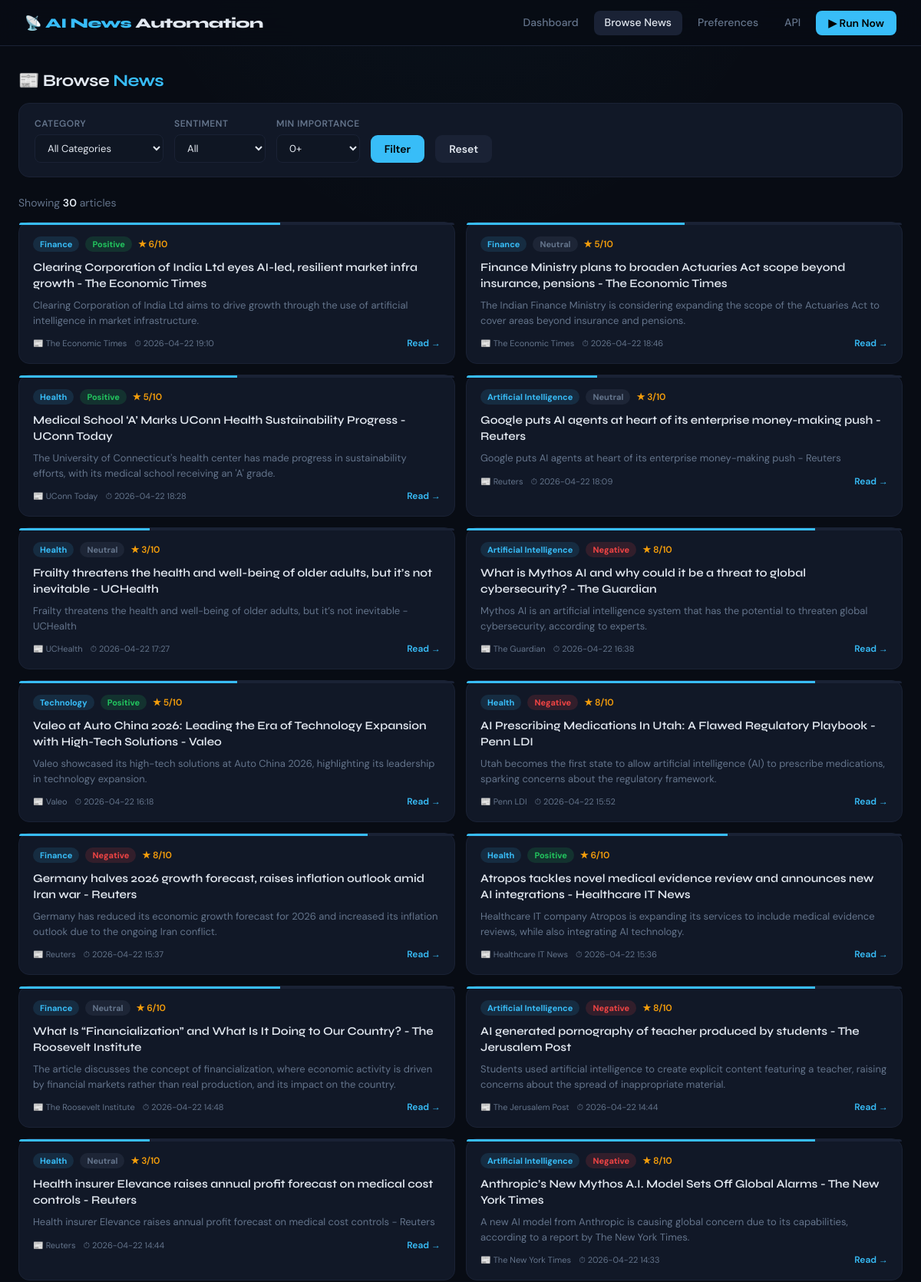
Page /news (upper part) on the committed database.
### tables this page shows
CREATE TABLE articles (
            id            INTEGER PRIMARY KEY AUTOINCREMENT,
            guid          TEXT UNIQUE,
            title         TEXT,
            link          TEXT,
            category      TEXT,
            source        TEXT,
            published_at  TEXT,
            fetched_at    TEXT DEFAULT (datetime('now')),
            summary       TEXT,
            sentiment     TEXT,
            importance    INTEGER DEFAULT 0,
            sent_email    INTEGER DEFAULT 0,
            sent_telegram INTEGER DEFAULT 0
        );

### dashboard/app.py (the view)
@app.route("/news")
def news():
    category   = request.args.get("category", "")
    sentiment  = request.args.get("sentiment", "")
    min_score  = int(request.args.get("min_score", 0))
    limit      = int(request.args.get("limit", 30))
    articles = get_articles(
        category=category or None,
        sentiment=sentiment or None,
        min_importance=min_score,
        limit=limit,
    )
    cats = list(CATEGORIES.keys())
    return render_template("news.html",
        articles=articles,
        categories=cats,
        selected_cat=category,
        selected_sent=sentiment,
        min_score=min_score,
    )

### database/db.py (called while the page is built)
def get_conn():
    os.makedirs(os.path.dirname(DB_PATH), exist_ok=True)
    conn = sqlite3.connect(DB_PATH)
    conn.row_factory = sqlite3.Row
    return conn

def get_articles(category=None, sentiment=None, min_importance=0, limit=50):
    conn = get_conn()
    query  = "SELECT * FROM articles WHERE importance >= ?"
    params = [min_importance]
    if category:
        query  += " AND category=?"
        params.append(category)
    if sentiment:
        query  += " AND sentiment=?"
        params.append(sentiment)
    query += " ORDER BY published_at DESC LIMIT ?"
    params.append(limit)
    rows = conn.execute(query, params).fetchall()
    conn.close()
    return [dict(r) for r in rows]

### dashboard/templates/news.html (shortened to what this page needs)
{% extends "base.html" %}
{% block content %}
<div class="page">
  <div class="section-title">📰 Browse <span>News</span></div>
  <form class="filters" method="GET" action="/news">
    <div class="filter-group">
      <label>Category</label>
      <select name="category">
        <option value="">All Categories</option>
      </select>
    </div>
    <div class="filter-group">
      <label>Sentiment</label>
      <select name="sentiment">
        <option value="">All</option>
      </select>
    </div>
    <div class="filter-group">
      <label>Min Importance</label>
      <select name="min_score">
        {% for s in [0,3,5,7,9] %}
        <option value="{{ s }}" {% if min_score==s %}selected{% endif %}>{{ s }}+</option>
        {% endfor %}
      </select>
    </div>
    <button type="submit" class="btn btn-primary">Filter</button>
    <a href="/news" class="btn btn-ghost">Reset</a>
  </form>
  <div class="results-bar">
    <span class="results-count">Showing <span>{{ articles|length }}</span> articles</span>
  </div>
  <div class="articles-grid">
    {% for a in articles %}
    {% set sent_color = {'Positive': 'var(--green)', 'Negative': 'var(--red)', 'Neutral': 'var(--muted)'}[a.sentiment] | default('var(--muted)') %}
    {% set sent_class = {'Positive': 'badge-pos', 'Negative': 'badge-neg', 'Neutral': 'badge-neu'}[a.sentiment] | default('badge-neu') %}
    <div class="article-card">
      <div class="importance-bar">
        <div class="importance-fill" style="width:{{ a.importance * 10 }}%"></div>
      </div>
      <div class="article-header">
        <span class="badge badge-cat">{{ a.category }}</span>
        <span class="badge {{ sent_class }}">{{ a.sentiment }}</span>
        <span class="score">★ {{ a.importance }}/10</span>
      </div>
      <a href="{{ a.link }}" target="_blank" class="article-title">{{ a.title }}</a>
      <p class="article-summary">{{ a.summary }}</p>
      <div class="article-footer">
        <div class="article-meta">
          <span>📰 {{ a.source }}</span>
          <span>⏱ {{ a.published_at[:16].replace('T',' ') if a.published_at else '' }}</span>
        </div>
        <a href="{{ a.link }}" target="_blank" style="color:var(--accent);font-size:12px;font-weight:600;text-decoration:none;">Read →</a>
      </div>
    </div>
    {% else %}
    <div class="empty-state">
      <div class="icon">📭</div>
      <p>No articles found for these filters.</p>
      <p style="margin-top:8px;font-size:13px;">Try running the pipeline first using <strong>▶ Run Now</strong></p>
    </div>
    {% endfor %}
  </div>
</div>
{% endblock %}

### dashboard/templates/base.html (style rules this page uses)
:root { --bg: #080c14; --surface: #0f1623; --border: #1a2235; --card: #111827; --card-h: #161f31; --text: #e2e8f0; --muted: #64748b; --accent: #38bdf8; --accent2: #818cf8; --green: #22c55e; --red: #ef4444; --yellow: #f59e0b; --font-h: 'Syne', sans-serif; --font-b: 'DM Sans', sans-serif; }
*, *::before, *::after { box-sizing: border-box; margin: 0; padding: 0; }
html { scroll-behavior: smooth; }
body { background: var(--bg); color: var(--text); font-family: var(--font-b); min-height: 100vh; background-image: radial-gradient(ellipse 80% 50% at 50% -20%, rgba(56,189,248,0.07) 0%, transparent 60%), radial-gradient(ellipse 40% 30% at 80% 80%, rgba(129,140,248,0.05) 0%, transparent 50%); }
.page { max-width: 1200px; margin: 0 auto; padding: 32px 24px; }
.badge { display: inline-block; font-size: 11px; font-weight: 700; padding: 3px 9px; border-radius: 20px; }
.badge-pos { background: rgba(34,197,94,0.15); color: var(--green); }
.badge-neg { background: rgba(239,68,68,0.15); color: var(--red); }
.badge-neu { background: rgba(100,116,139,0.15); color: var(--muted); }
.badge-cat { background: rgba(56,189,248,0.12); color: var(--accent); }
.score { color: var(--yellow); font-size: 12px; font-weight: 600; }
.btn { display: inline-flex; align-items: center; gap: 6px; padding: 9px 18px; border-radius: 9px; font-size: 14px; font-weight: 600; border: none; cursor: pointer; transition: all 0.2s; font-family: var(--font-b); text-decoration: none; }
.btn-primary { background: var(--accent); color: #000; }
.btn-ghost { background: var(--border); color: var(--text); }
select, input[type=range], input[type=number] { background: var(--surface); border: 1px solid var(--border); color: var(--text); border-radius: 8px; padding: 8px 12px; font-family: var(--font-b); font-size: 13px; outline: none; transition: border-color 0.2s; }
.section-title { font-family: var(--font-h); font-weight: 700; font-size: 22px; margin-bottom: 16px; letter-spacing: -0.5px; }
.section-title span { color: var(--accent); }

### dashboard/templates/news.html (style rules this page uses)
.filters { background: var(--card); border: 1px solid var(--border); border-radius: 14px; padding: 18px 20px; margin-bottom: 24px; display: flex; gap: 14px; align-items: flex-end; flex-wrap: wrap; }
.filter-group { display: flex; flex-direction: column; gap: 6px; }
.filter-group label { font-size: 12px; font-weight: 600; color: var(--muted); text-transform: uppercase; letter-spacing: 0.5px; }
.articles-grid { display: grid; grid-template-columns: repeat(2, 1fr); gap: 14px; }
.article-card { background: var(--card); border: 1px solid var(--border); border-radius: 14px; padding: 18px; transition: all 0.2s; position: relative; }
.article-header { display: flex; align-items: center; gap: 8px; margin-bottom: 10px; }
.article-title { font-family: var(--font-h); font-weight: 600; font-size: 15px; line-height: 1.4; color: var(--text); text-decoration: none; display: block; margin-bottom: 8px; }
.article-summary { color: var(--muted); font-size: 13px; line-height: 1.5; margin-bottom: 12px; }
.article-footer { display: flex; align-items: center; justify-content: space-between; }
.article-meta { color: var(--muted); font-size: 11px; display: flex; align-items: center; gap: 10px; }
.importance-bar { position: absolute; top: 0; left: 0; right: 0; height: 3px; border-radius: 14px 14px 0 0; background: var(--border); overflow: hidden; }
.importance-fill { height: 100%; background: var(--accent); }
.results-bar { display: flex; justify-content: space-between; align-items: center; margin-bottom: 16px; font-size: 14px; }
.results-count { color: var(--muted); }
.results-count span { color: var(--text); font-weight: 600; }

### rows in the picture
articles: category "Finance", sentiment "Positive", importance "6", title "Clearing Corporation of India Ltd eyes AI-led, resilient market infra growth - The Economic Times", summary "Clearing Corporation of India Ltd aims to drive growth through the use of artificial intelligence in market infrastructure.", source "The Economic Times", published_at "2026-04-22 19:10"
articles: category "Finance", sentiment "Neutral", importance "5", title "Finance Ministry plans to broaden Actuaries Act scope beyond insurance, pensions - The Economic Times", summary "The Indian Finance Ministry is considering expanding the scope of the Actuaries Act to cover areas beyond insurance and pensions.", source "The Economic Times", published_at "2026-04-22 18:46"
articles: category "Health", sentiment "Positive", importance "5", title "Medical School ‘A’ Marks UConn Health Sustainability Progress - UConn Today", summary "The University of Connecticut's health center has made progress in sustainability efforts, with its medical school receiving an 'A' grade.", source "UConn Today", published_at "2026-04-22 18:28"
articles: category "Artificial Intelligence", sentiment "Neutral", importance "3", title "Google puts AI agents at heart of its enterprise money-making push - Reuters", summary "Google puts AI agents at heart of its enterprise money-making push - Reuters", source "Reuters", published_at "2026-04-22 18:09"
articles: category "Health", sentiment "Neutral", importance "3", title "Frailty threatens the health and well-being of older adults, but it’s not inevitable - UCHealth", summary "Frailty threatens the health and well-being of older adults, but it’s not inevitable - UCHealth", source "UCHealth", published_at "2026-04-22 17:27"
articles: category "Artificial Intelligence", sentiment "Negative", importance "8", title "What is Mythos AI and why could it be a threat to global cybersecurity? - The Guardian", summary "Mythos AI is an artificial intelligence system that has the potential to threaten global cybersecurity, according to experts.", source "The Guardian", published_at "2026-04-22 16:38"
articles: category "Technology", sentiment "Positive", importance "5", title "Valeo at Auto China 2026: Leading the Era of Technology Expansion with High-Tech Solutions - Valeo", summary "Valeo showcased its high-tech solutions at Auto China 2026, highlighting its leadership in technology expansion.", source "Valeo", published_at "2026-04-22 16:18"
articles: category "Health", sentiment "Negative", importance "8", title "AI Prescribing Medications In Utah: A Flawed Regulatory Playbook - Penn LDI", summary "Utah becomes the first state to allow artificial intelligence (AI) to prescribe medications, sparking concerns about the regulatory framework.", source "Penn LDI", published_at "2026-04-22 15:52"
articles: category "Finance", sentiment "Negative", importance "8", title "Germany halves 2026 growth forecast, raises inflation outlook amid Iran war - Reuters", summary "Germany has reduced its economic growth forecast for 2026 and increased its inflation outlook due to the ongoing Iran conflict.", source "Reuters", published_at "2026-04-22 15:37"
articles: category "Health", sentiment "Positive", importance "6", title "Atropos tackles novel medical evidence review and announces new AI integrations - Healthcare IT News", summary "Healthcare IT company Atropos is expanding its services to include medical evidence reviews, while also integrating AI technology.", source "Healthcare IT News", published_at "2026-04-22 15:36"
articles: category "Finance", sentiment "Neutral", importance "6", title "What Is “Financialization” and What Is It Doing to Our Country? - The Roosevelt Institute", summary "The article discusses the concept of financialization, where economic activity is driven by financial markets rather than real production, and its impact on the country.", source "The Roosevelt Institute", published_at "2026-04-22 14:48"
articles: category "Artificial Intelligence", sentiment "Negative", importance "8", title "AI generated pornography of teacher produced by students - The Jerusalem Post", summary "Students used artificial intelligence to create explicit content featuring a teacher, raising concerns about the spread of inappropriate material.", source "The Jerusalem Post", published_at "2026-04-22 14:44"
articles: category "Health", sentiment "Neutral", importance "3", title "Health insurer Elevance raises annual profit forecast on medical cost controls - Reuters", summary "Health insurer Elevance raises annual profit forecast on medical cost controls - Reuters", source "Reuters", published_at "2026-04-22 14:44"
articles: category "Artificial Intelligence", sentiment "Negative", importance "8", title "Anthropic’s New Mythos A.I. Model Sets Off Global Alarms - The New York Times", summary "A new AI model from Anthropic is causing global concern due to its capabilities, according to a report by The New York Times.", source "The New York Times", published_at "2026-04-22 14:33"

### other values in the picture
{{ articles|length }} "30"
form field min_score "0+"
